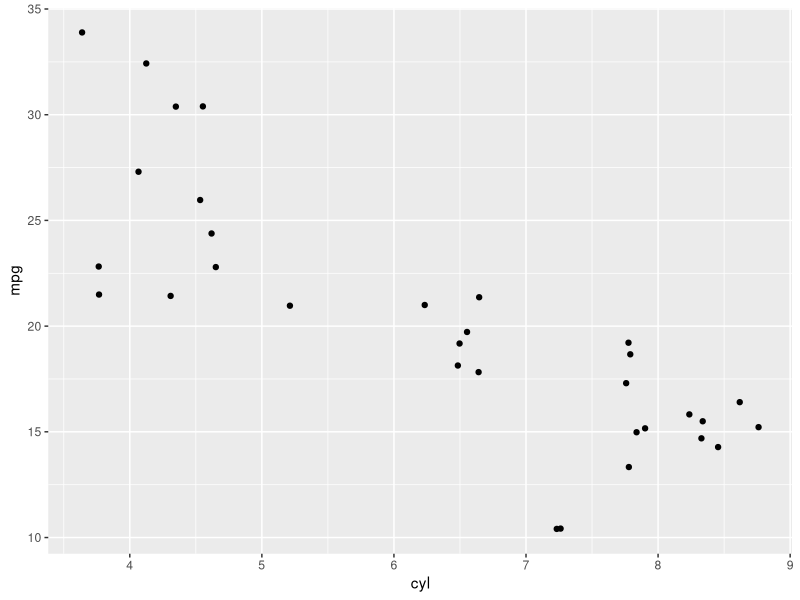
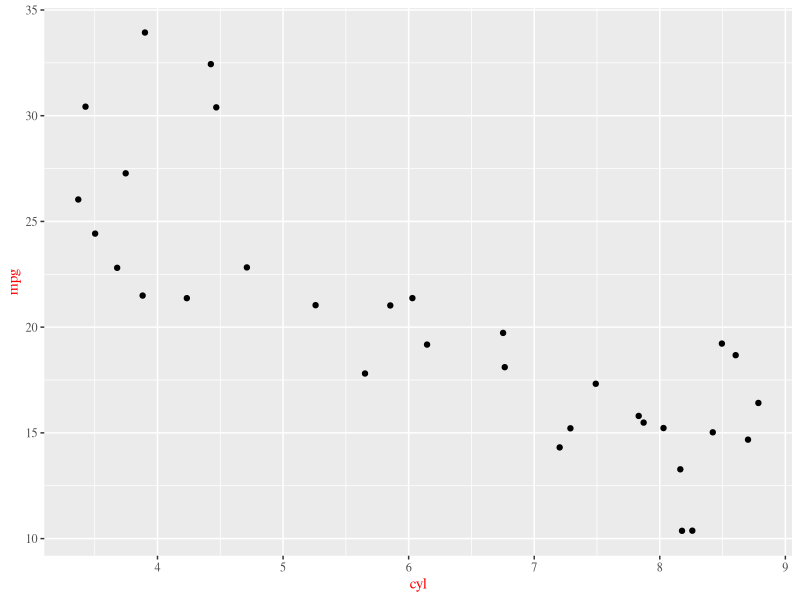
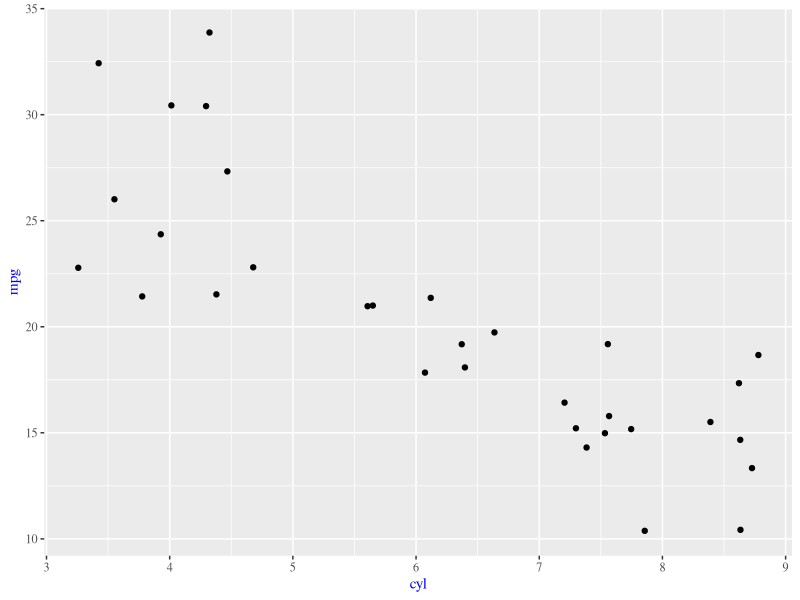

The R script that drew these images, in order:
## ---- chunk 1
knitr::opts_chunk$set(
  comment = "#>",
  collapse = TRUE,
  message = FALSE,
  warning = FALSE,
  cache = TRUE,
  out.width = "70%",
  fig.align = 'center',
  fig.width = 6,
  fig.asp =  1,
  fig.show = "hold",
  size = "tiny"
)
## ---- chunk 2
data(mtcars)
library(tidyverse)
## ---- chunk 3
theme_gray
## ---- chunk 4
theme_gray2 <- theme_gray
## ---- chunk 5
ggplot(mtcars, aes(x = cyl, y = mpg)) +
  geom_jitter()
## ---- chunk 6
theme_update(text = element_text(family = "Times",
                            colour = "red"))
## ---- chunk 7
ggplot(mtcars, aes(x = cyl, y = mpg)) +
  geom_jitter()
## ---- chunk 8
theme_test <- theme_grey() +
  theme(text = element_text(family = "Times",
                            color = "blue"))


ggplot(mtcars, aes(x = cyl, y = mpg)) +
  geom_jitter() + 
  theme_test
